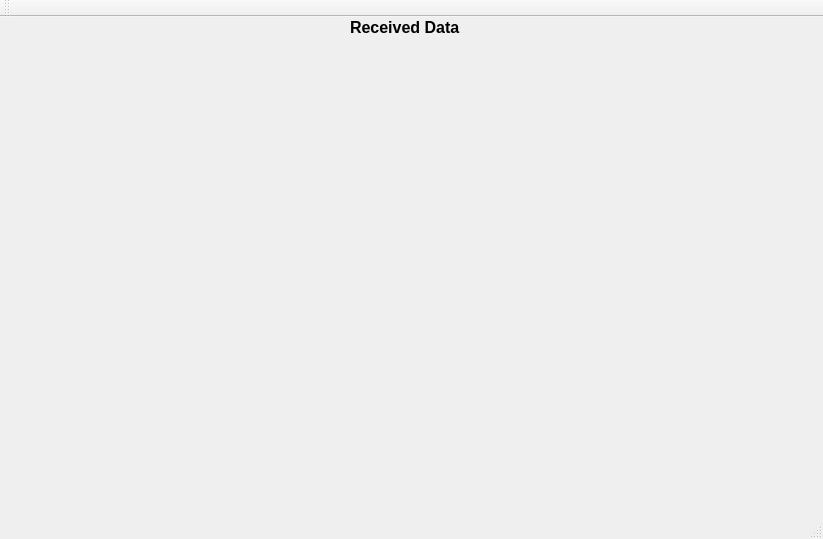
<?xml version="1.0" encoding="UTF-8"?>
<ui version="4.0">
 <class>spinalcord</class>
 <widget class="QMainWindow" name="spinalcord">
  <property name="geometry">
   <rect>
    <x>0</x>
    <y>0</y>
    <width>823</width>
    <height>539</height>
   </rect>
  </property>
  <property name="windowTitle">
   <string>spinalcord</string>
  </property>
  <widget class="QWidget" name="centralWidget">
   <widget class="QLabel" name="label">
    <property name="geometry">
     <rect>
      <x>350</x>
      <y>0</y>
      <width>131</width>
      <height>20</height>
     </rect>
    </property>
    <property name="font">
     <font>
      <pointsize>12</pointsize>
      <weight>75</weight>
      <bold>true</bold>
     </font>
    </property>
    <property name="layoutDirection">
     <enum>Qt::LeftToRight</enum>
    </property>
    <property name="autoFillBackground">
     <bool>false</bool>
    </property>
    <property name="text">
     <string>Received Data</string>
    </property>
   </widget>
   <widget class="QCustomPlot" name="customPlot" native="true">
    <property name="geometry">
     <rect>
      <x>10</x>
      <y>30</y>
      <width>811</width>
      <height>471</height>
     </rect>
    </property>
   </widget>
  </widget>
  <widget class="QToolBar" name="mainToolBar">
   <attribute name="toolBarArea">
    <enum>TopToolBarArea</enum>
   </attribute>
   <attribute name="toolBarBreak">
    <bool>false</bool>
   </attribute>
  </widget>
  <widget class="QStatusBar" name="statusBar"/>
 </widget>
 <layoutdefault spacing="6" margin="11"/>
 <customwidgets>
  <customwidget>
   <class>QCustomPlot</class>
   <extends>QWidget</extends>
   <header>qcustomplot.h</header>
   <container>1</container>
  </customwidget>
 </customwidgets>
 <resources/>
 <connections/>
</ui>
